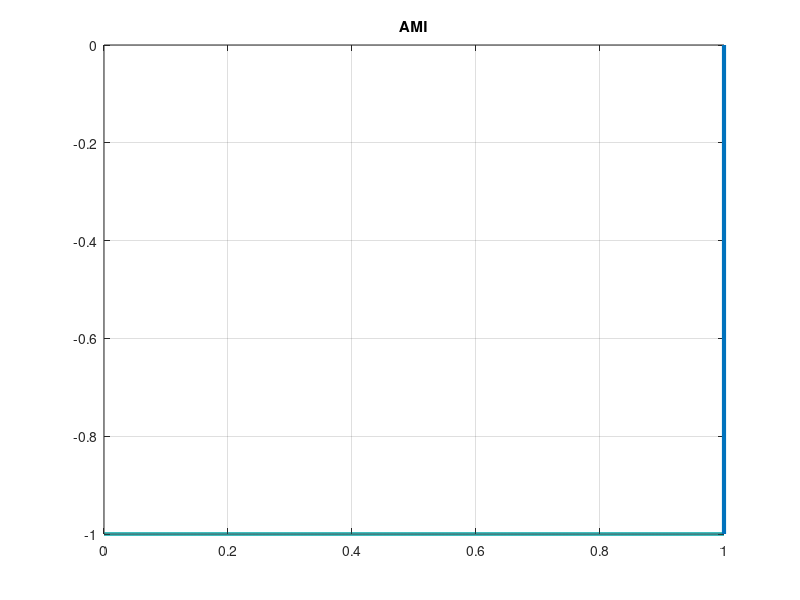

Here is the MATLAB script that generated this plot:
clc;
clear;

data = input('Bits: ');
Amplitude=1;
n = 100000;
bitrate = 1;
T = length(data)/bitrate;
N = n*length(data);
dt = T/N;
t = 0:dt:T;
result = zeros(1,length(t));
LastNonZero = Amplitude;
for i = 0:length(data)-1
    if(data(i+1)==0)
        result(i*n+1:(i+1)*n) = 0;
    else
        result(i*n+1:(i+1)*n) = LastNonZero*-1;
        LastNonZero = LastNonZero*-1;
    end
end;
plot(t,result,'LineWidth',3);
title('AMI');
grid on;

y=0;
for i=1:length(t)
    if t(i)>y
        y = y + 1;
        if(result(i)==Amplitude)
            ans_bits(y) = result(i);
        end
        if(result(i)==-Amplitude)
            ans_bits(y) = result(i)*-1;
        end
        if(result(i)==0)
            ans_bits(y) = 0;
        end
    end
end
disp('AMI Decoding: ')
disp(ans_bits)